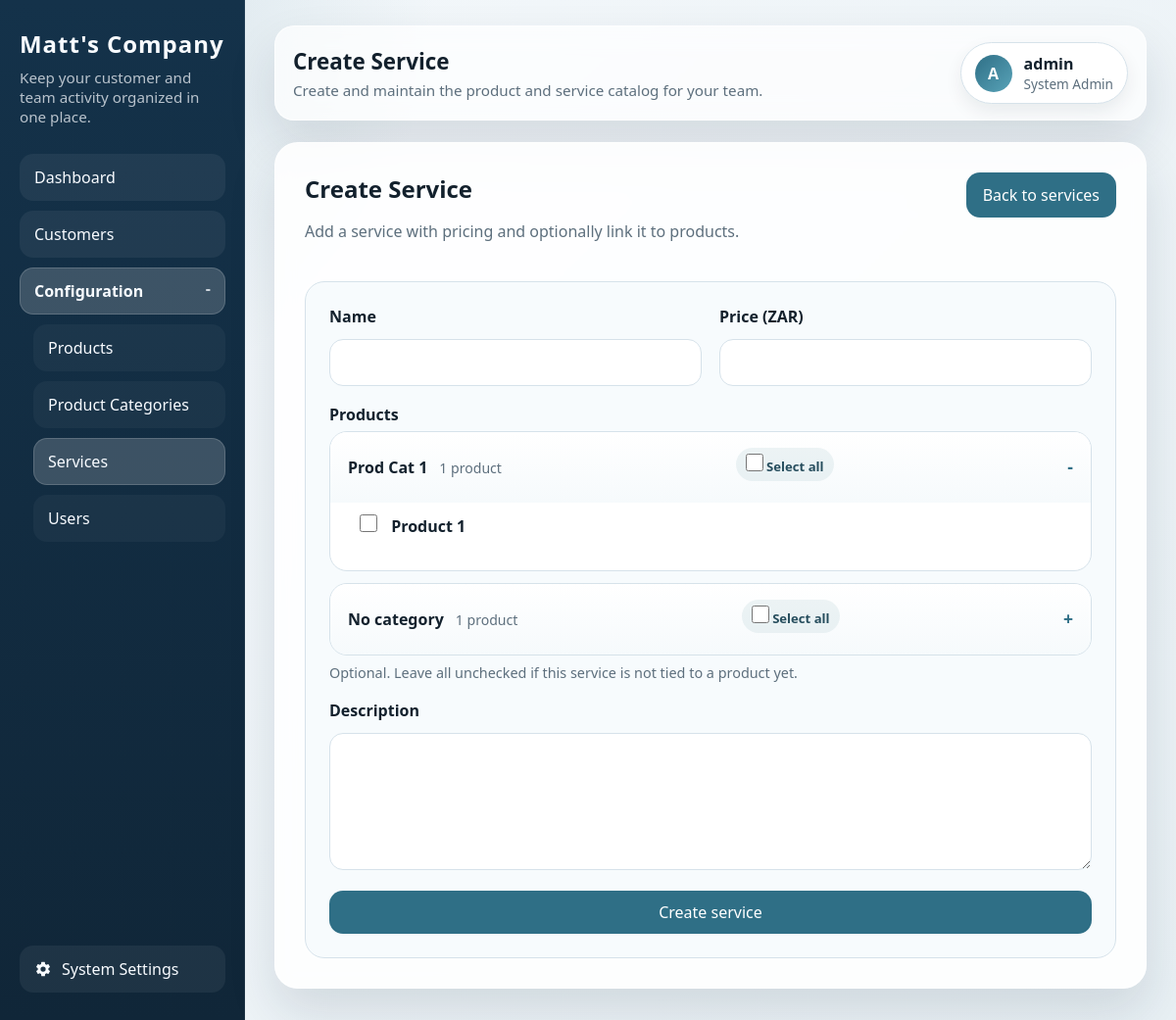
/services/create/ (signed in), run on an earlier commit of the app's database.
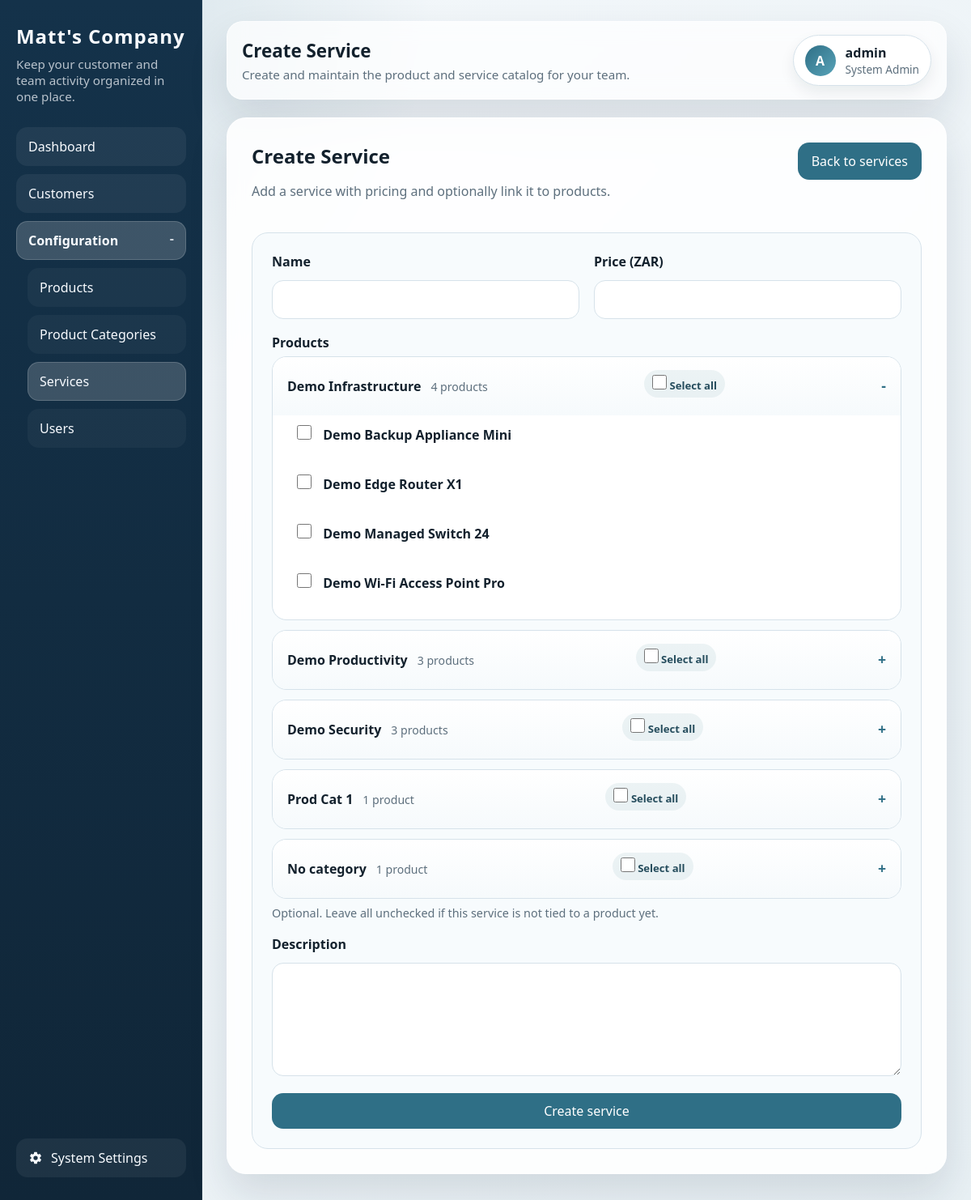
And on a later commit of the database.
### crm/models/catalog.py (models this page shows, shortened)
class Product(models.Model):
    name = models.CharField(max_length=150)
    category = models.ForeignKey(
        ProductCategory,
        on_delete=models.SET_NULL,
        null=True,
        blank=True,
        related_name="products",
    )
    description = models.TextField(blank=True)
    created_at = models.DateTimeField(auto_now_add=True)
    updated_at = models.DateTimeField(auto_now=True)
    class Meta:
        ordering = ("name", "id")

class ProductCategory(models.Model):
    name = models.CharField(max_length=120)
    description = models.TextField(blank=True)
    created_at = models.DateTimeField(auto_now_add=True)
    updated_at = models.DateTimeField(auto_now=True)
    class Meta:
        ordering = ("name", "id")
        verbose_name = "product category"
        verbose_name_plural = "product categories"

### crm/views/catalog.py (the view)
# urls.py: path("services/create/", create_service, name="create_service"),
@login_required
def create_service(request):
    if not has_permission(request.user, "crm.add_service"):
        return HttpResponseForbidden("Only admin users can manage configuration.")
    if request.method == "POST":
        form = ServiceForm(request.POST)
        if form.is_valid():
            service = form.save()
            messages.success(request, f"Service '{service}' was created.")
            return redirect("services")
    else:
        form = ServiceForm()
    return render(
        request,
        "crm/catalog_form.html",
        {
            "form": form,
            "page_title": "Create Service",
            "submit_label": "Create service",
            "form_description": "Add a service with pricing and optionally link it to products.",
            "back_url": "services",
            "back_label": "Back to services",
        },
    )

### crm/authz/access.py (called while the page is built)
def can_manage_configuration(user):
    return get_access_level(user) in {ACCESS_LEVEL_ADMIN, ACCESS_LEVEL_SYSTEM_ADMIN}

def get_access_level(user):
    if not getattr(user, "is_authenticated", False):
        return ACCESS_LEVEL_USER
    if user.is_superuser or user.is_staff or user.groups.filter(name=SYSTEM_ADMIN_GROUP).exists():
        return ACCESS_LEVEL_SYSTEM_ADMIN
    if user.groups.filter(name=CRM_ADMIN_GROUP).exists():
        return ACCESS_LEVEL_ADMIN
    return ACCESS_LEVEL_USER

def get_access_level_label(user):
    access_level = get_access_level(user)
    if access_level == ACCESS_LEVEL_SYSTEM_ADMIN:
        return "System Admin"
    if access_level == ACCESS_LEVEL_ADMIN:
        return "Admin"
    return "User"

### crm/context_processors.py (called while the page is built)
def system_settings(request):
    settings = SystemSettings.get_solo()
    return {
        "system_settings": settings,
        "company_name": settings.company_name,
        "default_currency": settings.default_currency,
        "can_manage_configuration": can_manage_configuration(request.user),
        "user_access_level": get_access_level_label(request.user),
    }

### crm/views/common.py (called while the page is built)
def has_permission(user, permission):
    return user.is_superuser or user.has_perm(permission)

### crm/templates/crm/catalog_form.html (shortened to what this page needs)
{% extends "crm/base.html" %}
{% load static %}
{% block page_title %}{{ page_title }}{% endblock %}
{% block page_copy %}Create and maintain the product and service catalog for your team.{% endblock %}
{% block content %}
    <div class="toolbar">
        <div>
            <h2>{{ page_title }}</h2>
            <p class="meta">{{ form_description }}</p>
        </div>
        <a class="button-link" href="{% url back_url %}">{{ back_label }}</a>
    </div>
    <section class="panel">
        <form method="post" class="form-grid">
            <div class="form-layout">
                {% for field in form %}
                    <div class="form-field{% if field.name == 'description' or field.name == 'products' %} full{% endif %}">
                        <label for="{{ field.id_for_label }}">{{ field.label }}</label>
                        {% if field.name == "products" and form.product_groups %}
                            <div class="product-picker">
                                {% for group in form.product_groups %}
                                    <details class="product-picker-group"{% if group.is_open %} open{% endif %}>
                                        <summary class="product-picker-summary">
                                            <span class="product-picker-summary-main">
                                                <span>{{ group.name }}</span>
                                                <span class="product-picker-count">{{ group.count }} product{{ group.count|pluralize }}</span>
                                            </span>
                                            <label class="product-picker-group-toggle" for="id_products_group_{{ forloop.counter0 }}">
                                                <input
                                                    type="checkbox"
                                                    id="id_products_group_{{ forloop.counter0 }}"
                                                    class="product-group-toggle"
                                                    data-product-group="{{ forloop.counter0 }}"
                                                >
                                                <span>Select all</span>
                                            </label>
                                        </summary>
                                        <div class="product-picker-items" data-product-group-items="{{ forloop.counter0 }}">
                                            {% for product in group.products %}
                                                <label class="product-picker-option" for="{{ product.id_for_label }}">
                                                    <input
                                                        type="checkbox"
                                                        name="{{ field.html_name }}"
                                                        id="{{ product.id_for_label }}"
                                                        value="{{ product.value }}"
                                                        data-product-group-item="{{ forloop.parentloop.counter0 }}"
                                                    >
                                                    <span>{{ product.label }}</span>
                                                </label>
                                            {% endfor %}
                                        </div>
                                    </details>
                                {% endfor %}
                            </div>
                        {% else %}
                            {{ field }}
                        {% endif %}
                        {% if field.help_text %}
                            <span class="helptext">{{ field.help_text }}</span>
                        {% endif %}
                    </div>
                {% endfor %}
            </div>
            <button class="button" type="submit">{{ submit_label }}</button>
        </form>
    </section>
{% endblock %}

What changed in the data, as far as the page shows it:
no longer on this page (row unchanged): Product: label "Product 1"
added ProductCategory: name "Demo Infrastructure"
added Product: label "Demo Backup Appliance Mini"
added Product: label "Demo Edge Router X1"
added Product: label "Demo Managed Switch 24"
added Product: label "Demo Wi-Fi Access Point Pro"
added ProductCategory: name "Demo Productivity"
added ProductCategory: name "Demo Security"
Also different on the page:
new list line: "4 product s ☐ Select all ☐ ☐ ☐ ☐ 3 product s ☐ Select all 3 product s ☐ Select all"
